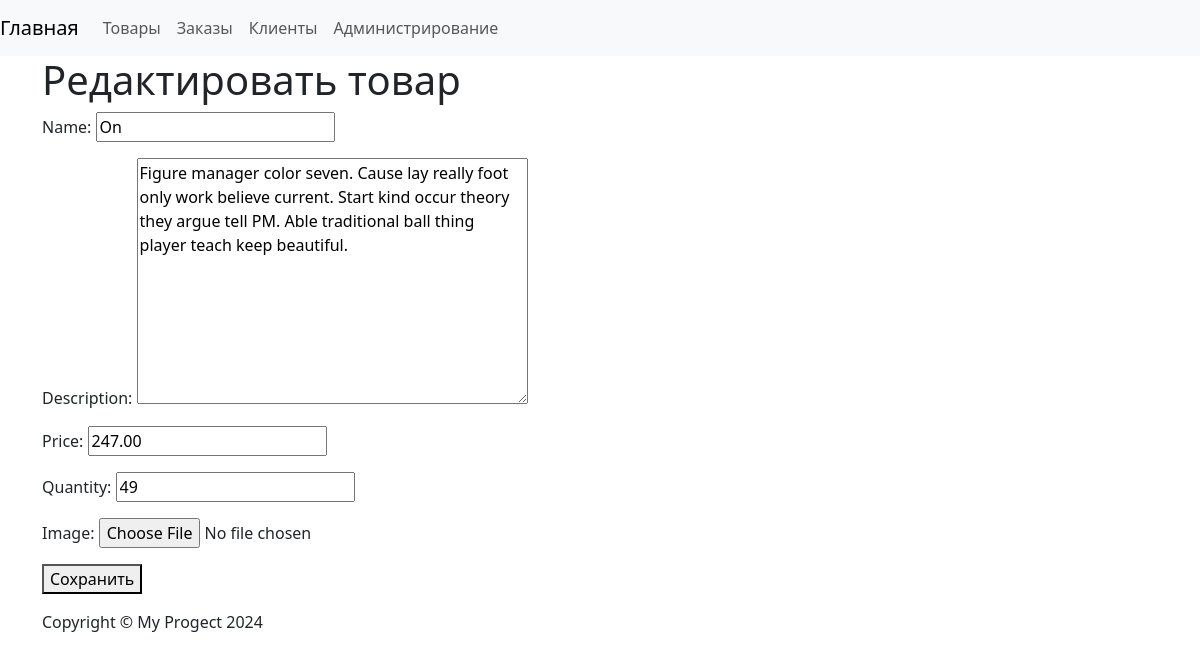
The app's page /products/edit/1/ with its own data.
### products/models.py (models this page shows, shortened)
class Product(models.Model):
    name = models.CharField(max_length=255, verbose_name='Название')
    description = models.TextField(verbose_name='Описание')
    price = models.DecimalField(max_digits=10, decimal_places=2, verbose_name='Цена')
    quantity = models.IntegerField(verbose_name='Количество')
    added_date = models.DateField(auto_now_add=True, verbose_name='Дата добавления')
    image = models.ImageField(upload_to='web_store/media/images', default='default_image.png', blank=True, verbose_name='Изображение')
    class Meta:
        verbose_name = 'Товар'
        verbose_name_plural = 'Товары'

### products/views.py (the view)
# urls.py: path('edit/<int:product_id>/', edit_product, name='edit_product'),
def edit_product(request, product_id):
    product = get_object_or_404(Product, pk=product_id)
    if request.method == 'POST':
        form = ProductForm(request.POST, request.FILES)
        if form.is_valid():
            product.name = form.cleaned_data['name']
            product.description = form.cleaned_data['description']
            product.price = form.cleaned_data['price']
            product.quantity = form.cleaned_data['quantity']
            product.image = form.cleaned_data['images']
            product.save()
            return redirect('product_list')
    else:
        form = ProductForm(initial={
            'name': product.name,
            'description': product.description,
            'price': product.price,
            'quantity': product.quantity,
            'images': product.image
        })
    return render(request, 'products/edit_product.html', {'form': form, 'product': product})

### products/forms.py (shortened to what this page needs)
class ProductForm(forms.Form):
    name = forms.CharField(max_length=255)
    description = forms.CharField(widget=forms.Textarea)
    price = forms.DecimalField(min_value=0, max_digits=10, decimal_places=2)
    quantity = forms.IntegerField(min_value=1)
    image = forms.ImageField()

### products/templates/products/edit_product.html (shortened to what this page needs)
{% extends 'base.html' %}
{% block content %}
    <h1>Редактировать товар</h1>
    <form action="{% url 'edit_product' product.id %}" method="post" enctype="multipart/form-data">
        {{ form.as_p }}
        <button type="submit">Сохранить</button>
    </form>
{% endblock %}

### records on screen
Product: name "On", description "Figure manager color seven. Cause lay really foot only work believe current. Start kind occur theory they argue tell PM. Able traditional ball thing player teach keep beautiful.", price "247.00", quantity "49"
